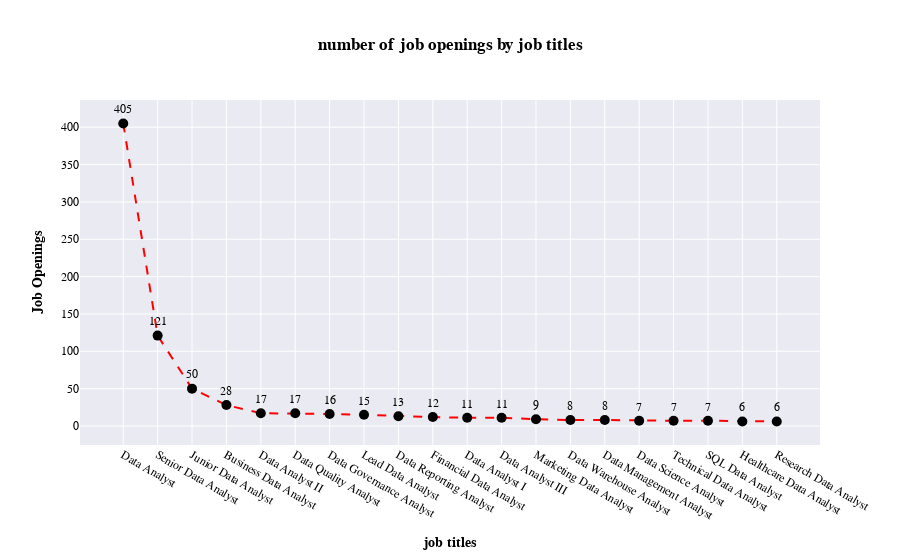
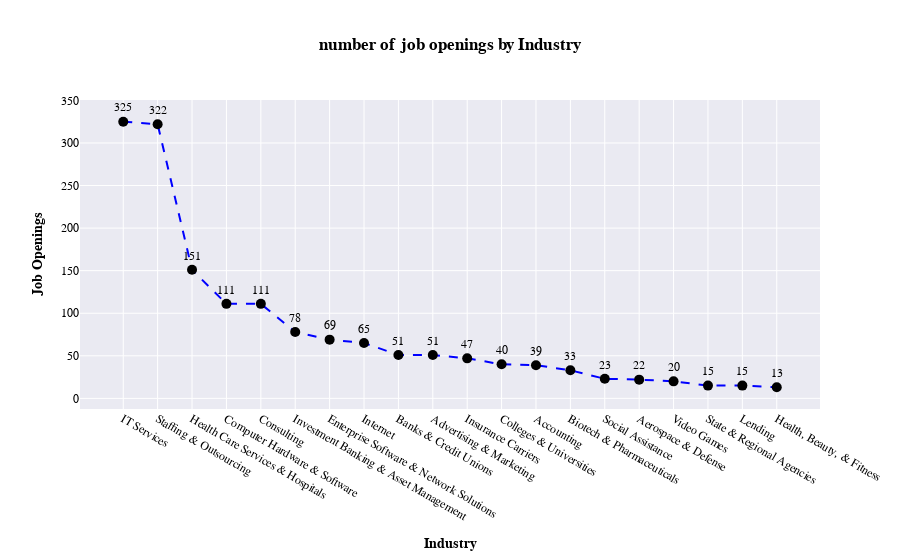

The notebook cell these images were saved under, in order:
### Code cell
jobs_figure.show()
industry_fig.show()
Sector_fig.show()

### Figure 1 — Plotly figure (JSON) as saved in the notebook; plotly's stock layout.template omitted (floating-point values rounded to 4 significant figures)
{"data": [{"line": {"color": "red", "dash": "dash"}, "marker": {"color": "black", "size": 10}, "mode": "markers+text+lines", "name": "Number of Job openings ", "text": [405, 121, 50, 28, 17, 17, 16, 15, 13, 12, 11, 11, 9, 8, 8, 7, 7, 7, 6, 6], "textposition": "top center", "type": "scatter", "x": ["Data Analyst", "Senior Data Analyst", "Junior Data Analyst", "Business Data Analyst", "Data Analyst II", "Data Quality Analyst", "Data Governance Analyst", "Lead Data Analyst", "Data Reporting Analyst", "Financial Data Analyst", "Data Analyst I", "Data Analyst III", "Marketing Data Analyst", "Data Warehouse Analyst", "Data Management Analyst", "Data Science Analyst", "Technical Data Analyst", "SQL Data Analyst", "Healthcare Data Analyst", "Research Data Analyst"], "y": [405, 121, 50, 28, 17, 17, 16, 15, 13, 12, 11, 11, 9, 8, 8, 7, 7, 7, 6, 6]}], "layout": {"font": {"color": "Black", "family": "Oswald, sans-serif", "size": 12}, "legend": {"x": 0.78, "xanchor": "left", "y": 1.3, "yanchor": "top"}, "title": {"text": "<b>number of job openings by job titles</b>"}, "xaxis": {"showgrid": true, "title": {"text": "<b>job titles</b>"}}, "yaxis": {"showgrid": true, "title": {"text": "<b>Job Openings</b>"}}, "yaxis2": {"overlaying": "y", "showgrid": true, "side": "right", "title": {"text": "<b>Number of Job Openings</b>"}}}}

### Figure 2 — Plotly figure (JSON) as saved in the notebook; plotly's stock layout.template omitted (floating-point values rounded to 4 significant figures)
{"data": [{"line": {"color": "blue", "dash": "dash"}, "marker": {"color": "black", "size": 10}, "mode": "markers+text+lines", "name": "Number of Job openings ", "text": [325, 322, 151, 111, 111, 78, 69, 65, 51, 51, 47, 40, 39, 33, 23, 22, 20, 15, 15, 13], "textposition": "top center", "type": "scatter", "x": ["IT Services", "Staffing & Outsourcing", "Health Care Services & Hospitals", "Computer Hardware & Software", "Consulting", "Investment Banking & Asset Management", "Enterprise Software & Network Solutions", "Internet", "Banks & Credit Unions", "Advertising & Marketing", "Insurance Carriers", "Colleges & Universities", "Accounting", "Biotech & Pharmaceuticals", "Social Assistance", "Aerospace & Defense", "Video Games", "State & Regional Agencies", "Lending", "Health, Beauty, & Fitness"], "y": [325, 322, 151, 111, 111, 78, 69, 65, 51, 51, 47, 40, 39, 33, 23, 22, 20, 15, 15, 13]}], "layout": {"font": {"color": "Black", "family": "Oswald, sans-serif", "size": 12}, "legend": {"x": 0.78, "xanchor": "left", "y": 1.3, "yanchor": "top"}, "title": {"text": "<b>number of job openings by Industry</b>"}, "xaxis": {"showgrid": true, "title": {"text": "<b>Industry</b>"}}, "yaxis": {"showgrid": true, "title": {"text": "<b>Job Openings</b>"}}, "yaxis2": {"overlaying": "y", "showgrid": true, "side": "right", "title": {"text": "<b>Number of Job Openings</b>"}}}}
